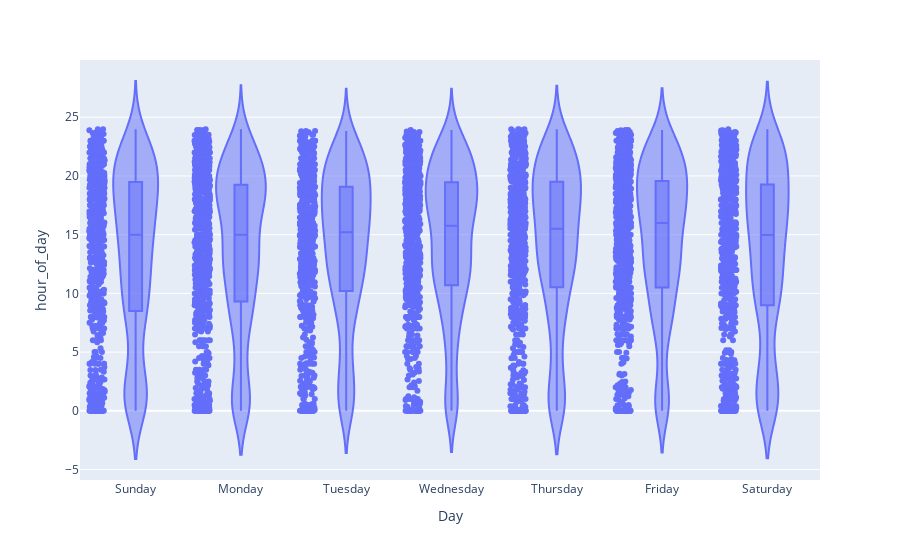

Notebook code for this chart:
### Code cell
px.violin(calls.sort_values("CVDOW"), y="hour_of_day", x="Day", box=True, points="all", hover_name="CVLEGEND")

### Figure 1 — Plotly figure (JSON) as saved in the notebook; plotly's stock layout.template omitted (floating-point values rounded to 4 significant figures; data arrays with more than 128 entries replaced by an {"elided": "..."} marker saying what was removed)
{"data": [{"alignmentgroup": "True", "box": {"visible": true}, "hovertemplate": "<b>%{hovertext}</b><br><br>Day=%{x}<br>hour_of_day=%{y}<extra></extra>", "hovertext": {"elided": "5227 str values"}, "legendgroup": "", "marker": {"color": "#636efa"}, "name": "", "offsetgroup": "", "orientation": "v", "points": "all", "scalegroup": "True", "showlegend": false, "type": "violin", "x": {"elided": "5227 str values"}, "x0": " ", "xaxis": "x", "y": {"elided": "5227 float values"}, "y0": " ", "yaxis": "y"}], "layout": {"legend": {"tracegroupgap": 0}, "margin": {"t": 60}, "violinmode": "group", "xaxis": {"anchor": "y", "domain": [0, 1], "title": {"text": "Day"}}, "yaxis": {"anchor": "x", "domain": [0, 1], "title": {"text": "hour_of_day"}}}}
